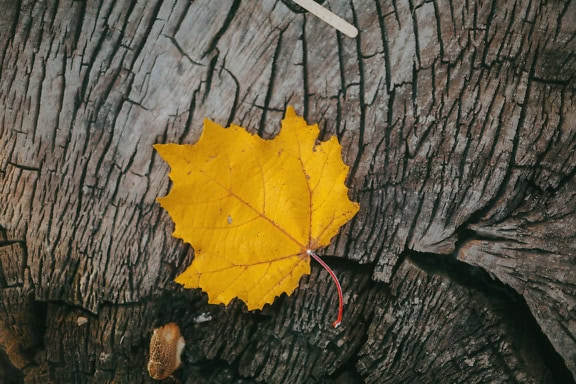
#> input picture lab03/pratica02.jpg, 576 x 384 px
$ python Exe01.py
#> lines starting #> are read from the running program, lines starting #| are printed output that depends on the picture
import cv2
import numpy as np
import matplotlib.pyplot as plt

# 1. Aquisição: carregue uma imagem com objetos bem definidos sobre fundo contrastante
img = cv2.imread('pratica02.jpg')
#> img is the input picture: shape (384, 576, 3); mean B, G, R 63.1, 87.7, 96.6

# 2. Conversão para escala de cinza (facilita segmentação por intensidade)
cinza = cv2.cvtColor(img, cv2.COLOR_BGR2GRAY)
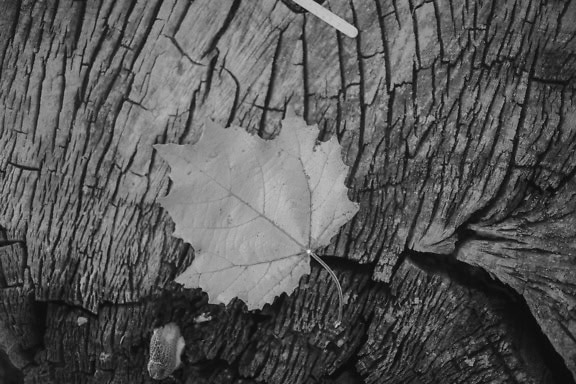
#> cinza: shape (384, 576); min 1, max 233, mean 87.6

# 3. Suavização para reduzir ruído (filtro Gaussiano)
suavizada = cv2.GaussianBlur(cinza, (5, 5), 0)

# Exibindo as etapas
plt.figure(figsize=(12, 4))
plt.subplot(1, 3, 1)
plt.imshow(cv2.cvtColor(img, cv2.COLOR_BGR2RGB))
plt.title('Original')

plt.subplot(1, 3, 2)
plt.imshow(cinza, cmap='gray')
plt.title('Escala de Cinza')

plt.subplot(1, 3, 3)
plt.imshow(suavizada, cmap='gray')
plt.title('Suavizada')

plt.show()
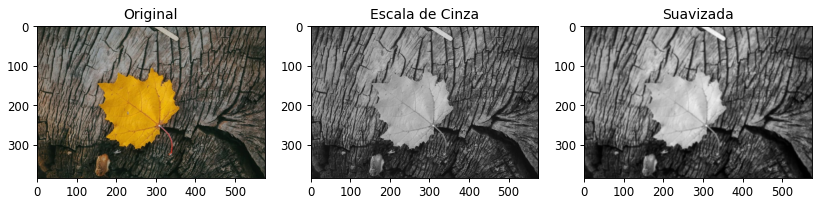
#> figure drawn by matplotlib, 3 panels

$ run again, with lab03/pratica01.jpg copied over lab03/pratica02.jpg
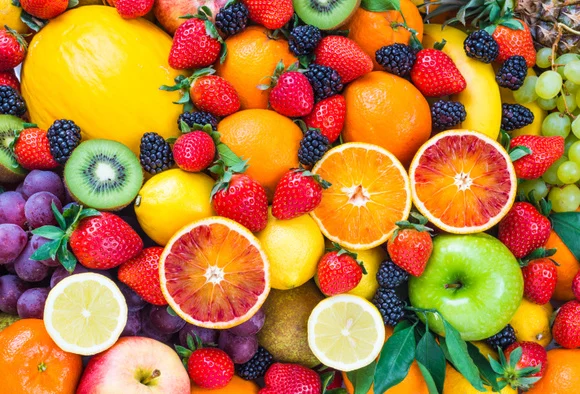
#> input picture lab03/pratica01.jpg, 580 x 394 px
#> img is the input picture: shape (394, 580, 3); mean B, G, R 61.1, 123, 181.7
#> `cinza = cv2.cvtColor(img, cv2.COLOR_BGR2GRAY)`:
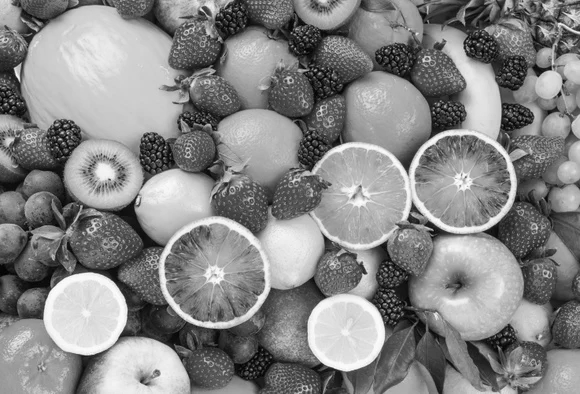
#> cinza: shape (394, 580); min 0, max 255, mean 133.5
#> `plt.show()`:
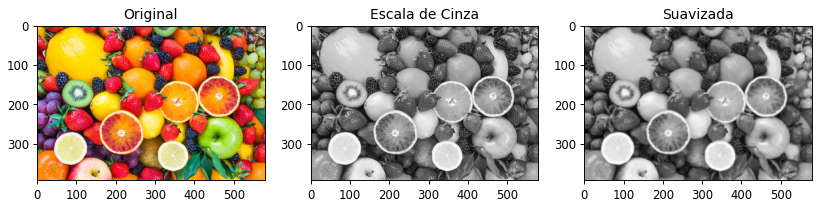
#> figure drawn by matplotlib, 3 panels
